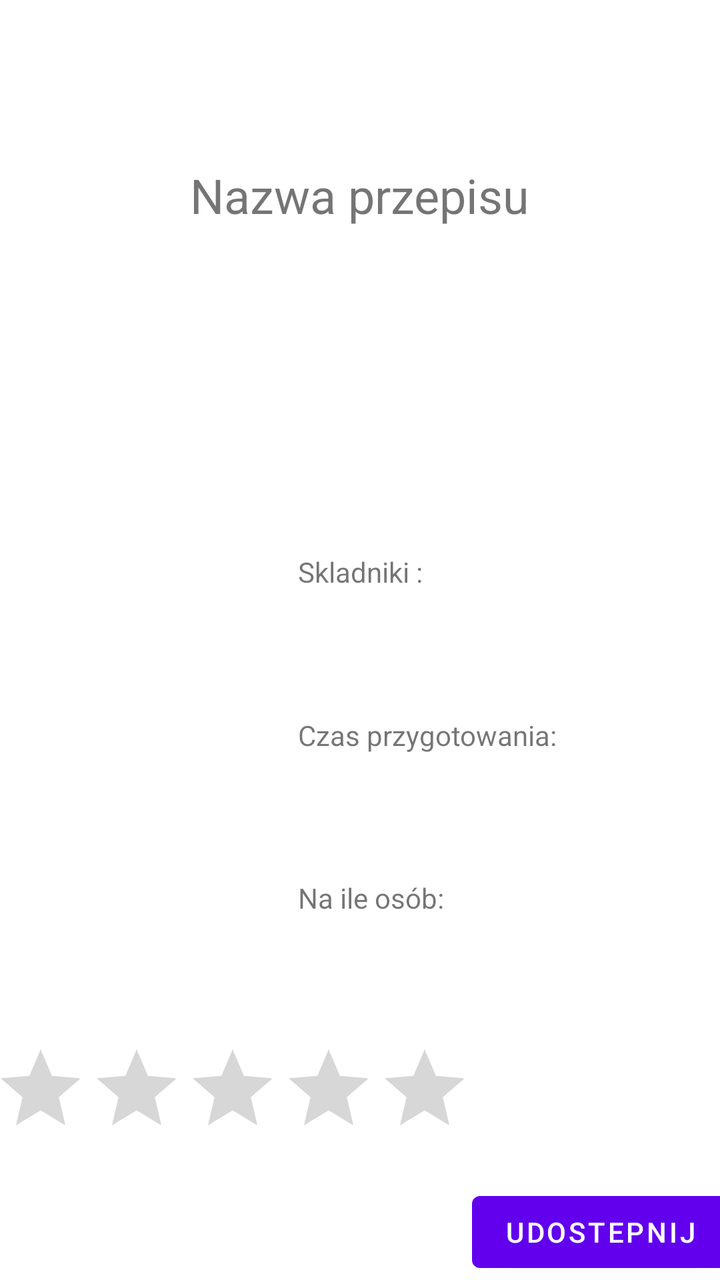
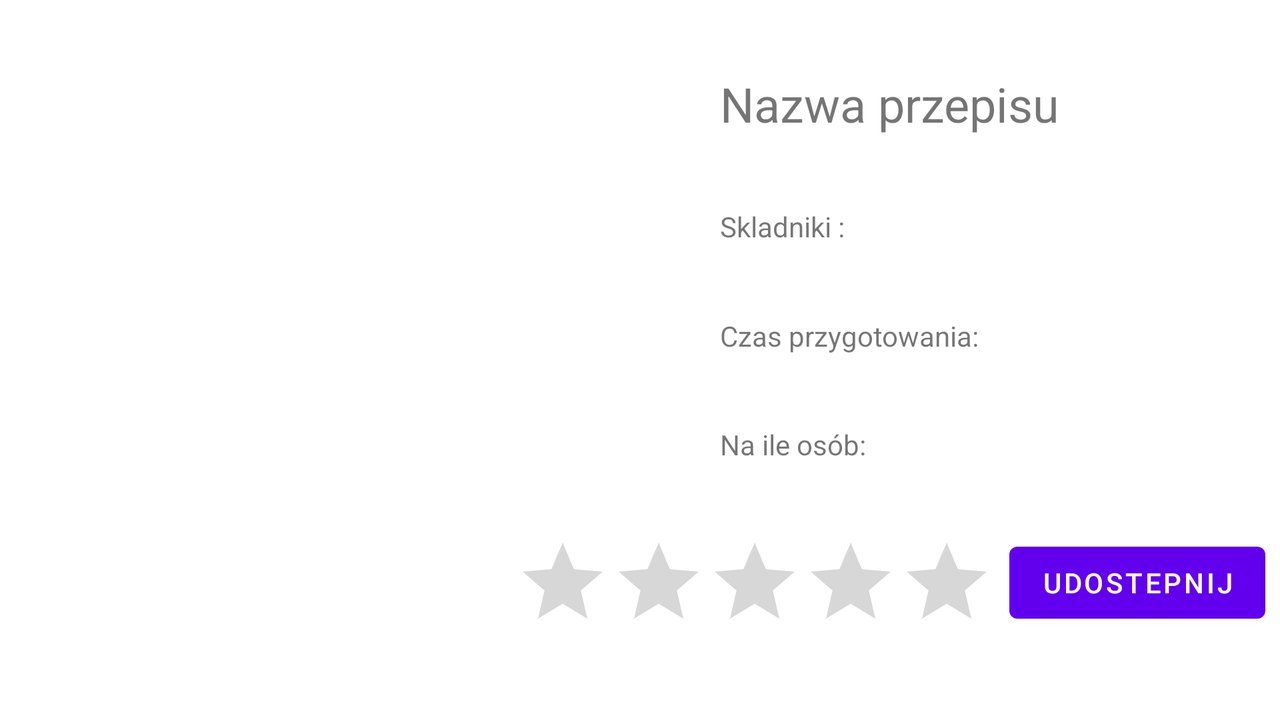

One screen, two layout resources from the same app: the default and the repository's alternative for another configuration. Each is rendered where Android would select it; the XML of both is given below.
<!-- AndroidManifest.xml: application theme Theme.MyApplicationListy3p1 -->
<!-- res/layout/activity_przepis.xml -->
<?xml version="1.0" encoding="utf-8"?>
<androidx.constraintlayout.widget.ConstraintLayout xmlns:android="http://schemas.android.com/apk/res/android"
    xmlns:app="http://schemas.android.com/apk/res-auto"
    xmlns:tools="http://schemas.android.com/tools"
    android:layout_width="match_parent"
    android:layout_height="match_parent"
    tools:context=".PrzepisActivity">

    <TextView
        android:id="@+id/textView2"
        android:layout_width="wrap_content"
        android:layout_height="wrap_content"
        android:text="Nazwa przepisu"
        android:textSize="24sp"
        app:layout_constraintEnd_toEndOf="parent"
        app:layout_constraintStart_toStartOf="parent"
        app:layout_constraintTop_toTopOf="parent"
        app:layout_constraintBottom_toTopOf="@id/imageView"
    />

      <ImageView
        android:id="@+id/imageView"
        android:layout_width="wrap_content"
        android:layout_height="wrap_content"
        android:adjustViewBounds="true"
        app:layout_constraintStart_toStartOf="parent"
        app:layout_constraintEnd_toEndOf="parent"
        app:layout_constraintTop_toBottomOf="@id/textView2"
        app:layout_constraintBottom_toBottomOf="@id/textView3"
        app:srcCompat="@drawable/kakao" />
    <TextView
        android:id="@+id/textView3"
        android:layout_width="wrap_content"
        android:layout_height="wrap_content"
        android:text="Skladniki :"
        app:layout_constraintStart_toStartOf="parent"
        app:layout_constraintEnd_toEndOf="parent"
        app:layout_constraintTop_toBottomOf="@id/imageView"
        app:layout_constraintBottom_toBottomOf="@id/textView4"
        />
    <TextView
        android:id="@+id/textView4"
        android:layout_width="wrap_content"
        android:layout_height="wrap_content"
        android:text="Czas przygotowania:"
      app:layout_constraintStart_toStartOf="@id/textView3"
        app:layout_constraintTop_toBottomOf="@id/textView3"
        app:layout_constraintBottom_toTopOf="@id/textView5"
       />

    <TextView
        android:id="@+id/textView5"
        android:layout_width="wrap_content"
        android:layout_height="wrap_content"
        android:text="Na ile osób:"
        app:layout_constraintStart_toStartOf="@id/textView3"
        app:layout_constraintTop_toBottomOf="@id/textView4"
        app:layout_constraintBottom_toTopOf="@id/ratingBar"
         />

    <RatingBar
        android:id="@+id/ratingBar"
        android:layout_width="wrap_content"
        android:layout_height="wrap_content"
        app:layout_constraintStart_toStartOf="parent"
        app:layout_constraintEnd_toStartOf="@id/button2"
        app:layout_constraintBottom_toBottomOf="parent"
        app:layout_constraintTop_toBottomOf="@id/textView5"
       />

    <Button
        android:id="@+id/button2"
        android:layout_width="wrap_content"
        android:layout_height="wrap_content"
        android:text="Udostepnij"
        app:layout_constraintStart_toEndOf="@id/ratingBar"
        app:layout_constraintEnd_toEndOf="parent"
        app:layout_constraintBottom_toBottomOf="parent"
       />


</androidx.constraintlayout.widget.ConstraintLayout>
<!-- resources referenced by this layout -->
<resources>
  <style name="Theme.MyApplicationListy3p1" parent="Theme.MaterialComponents.DayNight.DarkActionBar">
          
          <item name="colorPrimary">@color/purple_500</item>
          <item name="colorPrimaryVariant">@color/purple_700</item>
          <item name="colorOnPrimary">@color/white</item>
          
          <item name="colorSecondary">@color/teal_200</item>
          <item name="colorSecondaryVariant">@color/teal_700</item>
          <item name="colorOnSecondary">@color/black</item>
          
          <item name="android:statusBarColor">?attr/colorPrimaryVariant</item>
          
      </style>
</resources>
<!-- res/layout-land/activity_przepis.xml (the repository's variant of the layout above) -->
<!-- drawn on the phone turned sideways -->
<?xml version="1.0" encoding="utf-8"?>
<androidx.constraintlayout.widget.ConstraintLayout xmlns:android="http://schemas.android.com/apk/res/android"
    xmlns:app="http://schemas.android.com/apk/res-auto"
    xmlns:tools="http://schemas.android.com/tools"
    android:layout_width="match_parent"
    android:layout_height="match_parent"
    tools:context=".PrzepisActivity">

    <TextView
        android:id="@+id/textView2"
        android:layout_width="wrap_content"
        android:layout_height="wrap_content"
        android:text="Nazwa przepisu"
        android:textSize="24sp"
        app:layout_constraintStart_toEndOf="@id/imageView"
        app:layout_constraintTop_toTopOf="parent"
        app:layout_constraintEnd_toEndOf="parent"
        app:layout_constraintBottom_toTopOf="@id/textView3"

    />

    <ImageView
        android:id="@+id/imageView"
        android:layout_width="250dp"
        android:layout_height="0dp"
        android:adjustViewBounds="true"
        app:layout_constraintStart_toStartOf="parent"
        app:layout_constraintTop_toTopOf="parent"
        app:layout_constraintBottom_toBottomOf="parent"
        app:srcCompat="@drawable/kakao" />
    <TextView
        android:id="@+id/textView3"
        android:layout_width="wrap_content"
        android:layout_height="wrap_content"
        android:text="Skladniki :"
        app:layout_constraintStart_toStartOf="@id/textView2"
        app:layout_constraintTop_toBottomOf="@id/textView2"
        app:layout_constraintBottom_toBottomOf="@id/textView4"
        />
    <TextView
        android:id="@+id/textView4"
        android:layout_width="wrap_content"
        android:layout_height="wrap_content"
        android:text="Czas przygotowania:"
      app:layout_constraintStart_toStartOf="@id/textView3"
        app:layout_constraintTop_toBottomOf="@id/textView3"
        app:layout_constraintBottom_toTopOf="@id/textView5"
       />

    <TextView
        android:id="@+id/textView5"
        android:layout_width="wrap_content"
        android:layout_height="wrap_content"
        android:text="Na ile osób:"
        app:layout_constraintStart_toStartOf="@id/textView3"
        app:layout_constraintTop_toBottomOf="@id/textView4"
        app:layout_constraintBottom_toTopOf="@id/ratingBar"
         />

    <RatingBar
        android:id="@+id/ratingBar"
        android:layout_width="wrap_content"
        android:layout_height="wrap_content"
        app:layout_constraintStart_toEndOf="@id/imageView"
        app:layout_constraintEnd_toStartOf="@id/button2"
        app:layout_constraintBottom_toBottomOf="parent"
        app:layout_constraintTop_toBottomOf="@id/textView5"
       />

    <Button
        android:id="@+id/button2"
        android:layout_width="wrap_content"
        android:layout_height="wrap_content"
        android:text="Udostepnij"
        app:layout_constraintTop_toTopOf="@id/ratingBar"
        app:layout_constraintStart_toEndOf="@id/ratingBar"
        app:layout_constraintEnd_toEndOf="parent"

       />


</androidx.constraintlayout.widget.ConstraintLayout>
